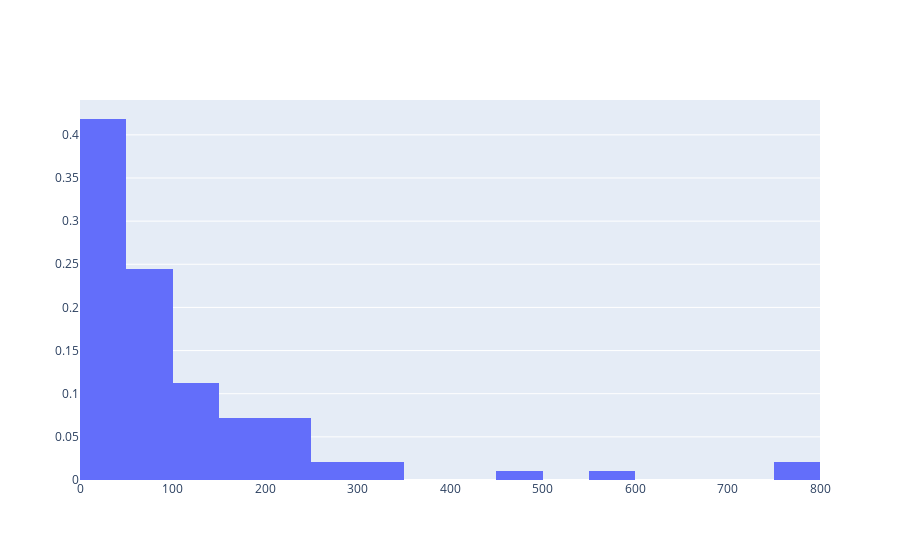

Notebook source saved alongside this figure:
### Code cell
from plotly.offline import init_notebook_mode, iplot
init_notebook_mode(connected=True) 
import plotly.express as px
import plotly.graph_objects as go
dftip = px.data.tips()
# fig = px.histogram(dfMaT, x = "diff")
# fig.show()
fig = go.Figure(data=[go.Histogram(x=dfMaT["diff"], histnorm='probability')])
fig.show()
# dftip

### Figure 1 — Plotly figure (JSON) as saved in the notebook; plotly's stock layout.template omitted (floating-point values rounded to 4 significant figures)
{"data": [{"histnorm": "probability", "type": "histogram", "x": [92.33, 23.98, 85.43, 56.07, 43.44, 25.01, 18.9, 64.59, 51.15, 32.17, 105.2, 197.4, 30.91, 3.23, 28.66, 187.9, 554.8, 78.02, 214.9, 285.8, 18.54, 39.33, 87.17, 118.9, 221.1, 168.9, 4.32, 160.7, 148.0, 55.59, 43, 81.07, 86.33, 127.2, 1.76, 7.27, 123.0, 38.86, 63.22, 61.75, 67.57, 121.7, 39.93, 41.94, 26.59, 2.42, 58.81, 32.35, 38.45, 49.19, 244.8, 126.9, 151.7, 47.26, 47.95, 8.77, 61.92, 37.23, 44.63, 37.05, 79.72, 22.46, 10.79, 31.32, 45.33, 45.1, 95.88, 55.52, 65.26, 96.22, 40.55, 31.42, 85.88, 7.64, 40, 182.7, 14.1, 100.0, 136.3, 21.54, 763.8, 218.7, 200.1, 4.67, 101.2, 221.9, 83.89, 499.1, 754.7, 34.2, 318.7, 348.0, 279.0, 204.9, 54.5, 74.99, 167.2, 143.5]}], "layout": {}}
